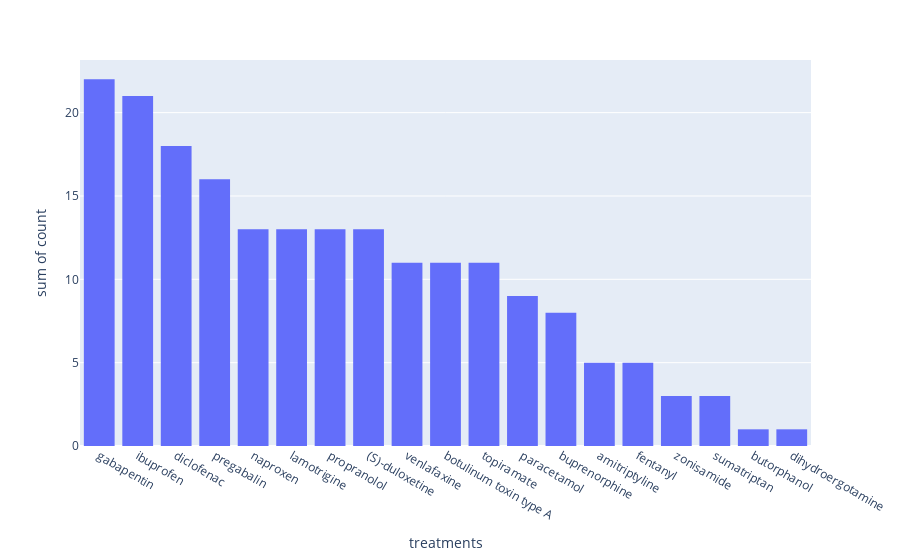

Here is the notebook cell this chart was saved with:
### Code cell
df_migraine_explode2=df_migraine2.explode('treatments')
series2=df_migraine_explode2.treatments.value_counts()
drugs_count=pd.DataFrame(series2)
import plotly.express as px
fig = px.histogram(drugs_count, y=drugs_count["count"], x=drugs_count.index)
fig.show()

### Figure 1 — Plotly figure (JSON) as saved in the notebook; plotly's stock layout.template omitted (floating-point values rounded to 4 significant figures)
{"data": [{"alignmentgroup": "True", "bingroup": "x", "histfunc": "sum", "hovertemplate": "treatments=%{x}<br>sum of count=%{y}<extra></extra>", "legendgroup": "", "marker": {"color": "#636efa", "pattern": {"shape": ""}}, "name": "", "offsetgroup": "", "orientation": "v", "showlegend": false, "type": "histogram", "x": ["gabapentin", "ibuprofen", "diclofenac", "pregabalin", "naproxen", "lamotrigine", "propranolol", "(S)-duloxetine", "venlafaxine", "botulinum toxin type A", "topiramate", "paracetamol", "buprenorphine", "amitriptyline", "fentanyl", "zonisamide", "sumatriptan", "butorphanol", "dihydroergotamine"], "xaxis": "x", "y": [22, 21, 18, 16, 13, 13, 13, 13, 11, 11, 11, 9, 8, 5, 5, 3, 3, 1, 1], "yaxis": "y"}], "layout": {"barmode": "relative", "legend": {"tracegroupgap": 0}, "margin": {"t": 60}, "xaxis": {"anchor": "y", "domain": [0, 1], "title": {"text": "treatments"}}, "yaxis": {"anchor": "x", "domain": [0, 1], "title": {"text": "sum of count"}}}}
